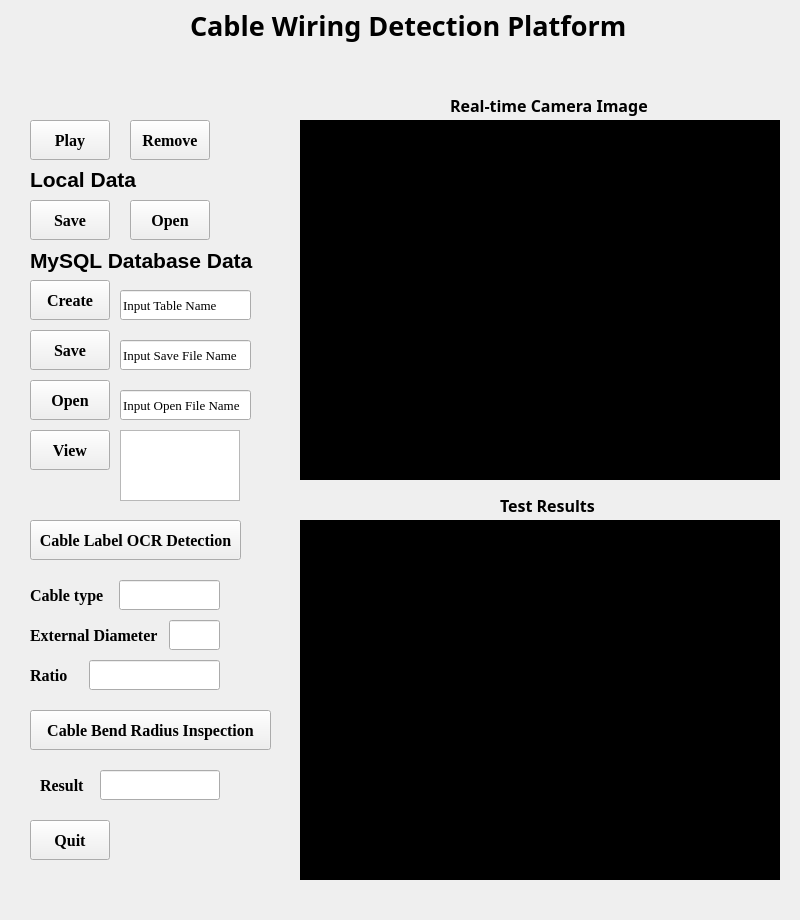
<?xml version="1.0" encoding="UTF-8"?>
<ui version="4.0">
 <class>MainWindow</class>
 <widget class="QMainWindow" name="MainWindow">
  <property name="geometry">
   <rect>
    <x>0</x>
    <y>0</y>
    <width>800</width>
    <height>920</height>
   </rect>
  </property>
  <property name="windowTitle">
   <string>MainWindow</string>
  </property>
  <property name="styleSheet">
   <string notr="true">border-color: rgb(0, 133, 199);</string>
  </property>
  <widget class="QWidget" name="centralwidget">
   <widget class="QLabel" name="Image_show">
    <property name="geometry">
     <rect>
      <x>300</x>
      <y>120</y>
      <width>480</width>
      <height>360</height>
     </rect>
    </property>
    <property name="styleSheet">
     <string notr="true">background-color: rgb(0, 0, 0);
font: 6pt &quot;微软雅黑&quot;;</string>
    </property>
    <property name="text">
     <string>Image Video</string>
    </property>
   </widget>
   <widget class="QPushButton" name="pushButton_play">
    <property name="geometry">
     <rect>
      <x>30</x>
      <y>120</y>
      <width>80</width>
      <height>40</height>
     </rect>
    </property>
    <property name="font">
     <font>
      <family>Times New Roman</family>
      <pointsize>12</pointsize>
      <weight>75</weight>
      <bold>true</bold>
     </font>
    </property>
    <property name="text">
     <string>Play</string>
    </property>
   </widget>
   <widget class="QPushButton" name="pushButton_ocr">
    <property name="geometry">
     <rect>
      <x>30</x>
      <y>520</y>
      <width>211</width>
      <height>40</height>
     </rect>
    </property>
    <property name="font">
     <font>
      <family>Times New Roman</family>
      <pointsize>12</pointsize>
      <weight>75</weight>
      <bold>true</bold>
     </font>
    </property>
    <property name="text">
     <string>Cable Label OCR Detection</string>
    </property>
   </widget>
   <widget class="QPushButton" name="pushButton_radius">
    <property name="geometry">
     <rect>
      <x>30</x>
      <y>710</y>
      <width>241</width>
      <height>40</height>
     </rect>
    </property>
    <property name="font">
     <font>
      <family>Times New Roman</family>
      <pointsize>12</pointsize>
      <weight>75</weight>
      <bold>true</bold>
     </font>
    </property>
    <property name="text">
     <string>Cable Bend Radius Inspection</string>
    </property>
   </widget>
   <widget class="QPushButton" name="pushButton_open_bendi">
    <property name="geometry">
     <rect>
      <x>130</x>
      <y>200</y>
      <width>80</width>
      <height>40</height>
     </rect>
    </property>
    <property name="font">
     <font>
      <family>Times New Roman</family>
      <pointsize>12</pointsize>
      <weight>75</weight>
      <bold>true</bold>
     </font>
    </property>
    <property name="text">
     <string>Open</string>
    </property>
   </widget>
   <widget class="QPushButton" name="pushButton_chakan">
    <property name="geometry">
     <rect>
      <x>30</x>
      <y>430</y>
      <width>80</width>
      <height>40</height>
     </rect>
    </property>
    <property name="font">
     <font>
      <family>Times New Roman</family>
      <pointsize>12</pointsize>
      <weight>75</weight>
      <bold>true</bold>
     </font>
    </property>
    <property name="text">
     <string>View</string>
    </property>
   </widget>
   <widget class="QPushButton" name="pushButton_save_bendi">
    <property name="geometry">
     <rect>
      <x>30</x>
      <y>200</y>
      <width>80</width>
      <height>40</height>
     </rect>
    </property>
    <property name="font">
     <font>
      <family>Times New Roman</family>
      <pointsize>12</pointsize>
      <weight>75</weight>
      <bold>true</bold>
     </font>
    </property>
    <property name="text">
     <string>Save</string>
    </property>
   </widget>
   <widget class="QLabel" name="image_jianche">
    <property name="geometry">
     <rect>
      <x>300</x>
      <y>520</y>
      <width>480</width>
      <height>360</height>
     </rect>
    </property>
    <property name="styleSheet">
     <string notr="true">background-color: rgb(0, 0, 0);</string>
    </property>
    <property name="text">
     <string>TextLabel</string>
    </property>
   </widget>
   <widget class="QLabel" name="label_jianche">
    <property name="geometry">
     <rect>
      <x>450</x>
      <y>90</y>
      <width>241</width>
      <height>31</height>
     </rect>
    </property>
    <property name="font">
     <font>
      <family>微软雅黑</family>
      <pointsize>12</pointsize>
      <weight>75</weight>
      <bold>true</bold>
     </font>
    </property>
    <property name="text">
     <string>Real-time Camera Image</string>
    </property>
   </widget>
   <widget class="QLabel" name="label_jieguo">
    <property name="geometry">
     <rect>
      <x>500</x>
      <y>490</y>
      <width>111</width>
      <height>31</height>
     </rect>
    </property>
    <property name="font">
     <font>
      <family>微软雅黑</family>
      <pointsize>12</pointsize>
      <weight>75</weight>
      <bold>true</bold>
      <kerning>true</kerning>
     </font>
    </property>
    <property name="text">
     <string>Test Results</string>
    </property>
   </widget>
   <widget class="QLabel" name="label_bendi">
    <property name="geometry">
     <rect>
      <x>30</x>
      <y>159</y>
      <width>151</width>
      <height>40</height>
     </rect>
    </property>
    <property name="font">
     <font>
      <pointsize>16</pointsize>
      <weight>75</weight>
      <bold>true</bold>
     </font>
    </property>
    <property name="text">
     <string>Local Data</string>
    </property>
   </widget>
   <widget class="QLabel" name="label_shujuku">
    <property name="geometry">
     <rect>
      <x>30</x>
      <y>240</y>
      <width>241</width>
      <height>40</height>
     </rect>
    </property>
    <property name="font">
     <font>
      <pointsize>16</pointsize>
      <weight>75</weight>
      <bold>true</bold>
     </font>
    </property>
    <property name="text">
     <string>MySQL Database Data</string>
    </property>
   </widget>
   <widget class="QPushButton" name="pushButton_xinjian_sj">
    <property name="geometry">
     <rect>
      <x>30</x>
      <y>280</y>
      <width>80</width>
      <height>40</height>
     </rect>
    </property>
    <property name="font">
     <font>
      <family>Times New Roman</family>
      <pointsize>12</pointsize>
      <weight>75</weight>
      <bold>true</bold>
     </font>
    </property>
    <property name="text">
     <string>Create</string>
    </property>
   </widget>
   <widget class="QPushButton" name="pushButton_save_sj">
    <property name="geometry">
     <rect>
      <x>30</x>
      <y>330</y>
      <width>80</width>
      <height>40</height>
     </rect>
    </property>
    <property name="font">
     <font>
      <family>Times New Roman</family>
      <pointsize>12</pointsize>
      <weight>75</weight>
      <bold>true</bold>
     </font>
    </property>
    <property name="text">
     <string>Save</string>
    </property>
   </widget>
   <widget class="QPushButton" name="pushButton_open_sj">
    <property name="geometry">
     <rect>
      <x>30</x>
      <y>380</y>
      <width>80</width>
      <height>40</height>
     </rect>
    </property>
    <property name="font">
     <font>
      <family>Times New Roman</family>
      <pointsize>12</pointsize>
      <weight>75</weight>
      <bold>true</bold>
     </font>
    </property>
    <property name="text">
     <string>Open</string>
    </property>
   </widget>
   <widget class="QLineEdit" name="lineEdit_sjbiao">
    <property name="geometry">
     <rect>
      <x>120</x>
      <y>290</y>
      <width>131</width>
      <height>30</height>
     </rect>
    </property>
    <property name="font">
     <font>
      <family>Times New Roman</family>
      <pointsize>10</pointsize>
      <weight>50</weight>
      <bold>false</bold>
     </font>
    </property>
    <property name="layoutDirection">
     <enum>Qt::LeftToRight</enum>
    </property>
    <property name="text">
     <string>Input Table Name</string>
    </property>
   </widget>
   <widget class="QLineEdit" name="lineEdit_save_name">
    <property name="geometry">
     <rect>
      <x>120</x>
      <y>340</y>
      <width>131</width>
      <height>30</height>
     </rect>
    </property>
    <property name="font">
     <font>
      <family>Times New Roman</family>
      <pointsize>10</pointsize>
      <weight>50</weight>
      <bold>false</bold>
     </font>
    </property>
    <property name="layoutDirection">
     <enum>Qt::LeftToRight</enum>
    </property>
    <property name="text">
     <string>Input Save File Name</string>
    </property>
   </widget>
   <widget class="QLineEdit" name="lineEdit_open_name">
    <property name="geometry">
     <rect>
      <x>120</x>
      <y>390</y>
      <width>131</width>
      <height>30</height>
     </rect>
    </property>
    <property name="font">
     <font>
      <family>Times New Roman</family>
      <pointsize>10</pointsize>
      <weight>50</weight>
      <bold>false</bold>
     </font>
    </property>
    <property name="layoutDirection">
     <enum>Qt::LeftToRight</enum>
    </property>
    <property name="text">
     <string>Input Open File Name</string>
    </property>
   </widget>
   <widget class="QLabel" name="label_xianxing">
    <property name="geometry">
     <rect>
      <x>30</x>
      <y>580</y>
      <width>91</width>
      <height>31</height>
     </rect>
    </property>
    <property name="font">
     <font>
      <family>Times New Roman</family>
      <pointsize>12</pointsize>
      <weight>75</weight>
      <bold>true</bold>
     </font>
    </property>
    <property name="text">
     <string>Cable type</string>
    </property>
   </widget>
   <widget class="QLabel" name="label_pingtai">
    <property name="geometry">
     <rect>
      <x>190</x>
      <y>0</y>
      <width>511</width>
      <height>51</height>
     </rect>
    </property>
    <property name="font">
     <font>
      <family>微软雅黑</family>
      <pointsize>20</pointsize>
      <weight>75</weight>
      <bold>true</bold>
     </font>
    </property>
    <property name="text">
     <string>Cable Wiring Detection Platform</string>
    </property>
   </widget>
   <widget class="QLabel" name="label_waijing">
    <property name="geometry">
     <rect>
      <x>30</x>
      <y>620</y>
      <width>151</width>
      <height>31</height>
     </rect>
    </property>
    <property name="font">
     <font>
      <family>Times New Roman</family>
      <pointsize>12</pointsize>
      <weight>75</weight>
      <bold>true</bold>
     </font>
    </property>
    <property name="text">
     <string>External Diameter</string>
    </property>
   </widget>
   <widget class="QLineEdit" name="lineEdit_xianxing">
    <property name="geometry">
     <rect>
      <x>119</x>
      <y>580</y>
      <width>101</width>
      <height>30</height>
     </rect>
    </property>
    <property name="font">
     <font>
      <pointsize>12</pointsize>
     </font>
    </property>
    <property name="text">
     <string/>
    </property>
   </widget>
   <widget class="QLineEdit" name="lineEdit_waijing">
    <property name="geometry">
     <rect>
      <x>169</x>
      <y>620</y>
      <width>51</width>
      <height>30</height>
     </rect>
    </property>
    <property name="font">
     <font>
      <pointsize>12</pointsize>
     </font>
    </property>
    <property name="text">
     <string/>
    </property>
   </widget>
   <widget class="QLabel" name="label_bilv">
    <property name="geometry">
     <rect>
      <x>30</x>
      <y>660</y>
      <width>81</width>
      <height>31</height>
     </rect>
    </property>
    <property name="font">
     <font>
      <family>Times New Roman</family>
      <pointsize>12</pointsize>
      <weight>75</weight>
      <bold>true</bold>
     </font>
    </property>
    <property name="text">
     <string>Ratio</string>
    </property>
   </widget>
   <widget class="QLineEdit" name="lineEdit_bilv">
    <property name="geometry">
     <rect>
      <x>89</x>
      <y>660</y>
      <width>131</width>
      <height>30</height>
     </rect>
    </property>
    <property name="font">
     <font>
      <pointsize>12</pointsize>
     </font>
    </property>
    <property name="text">
     <string/>
    </property>
   </widget>
   <widget class="QLineEdit" name="lineEdit_jieguo">
    <property name="geometry">
     <rect>
      <x>100</x>
      <y>770</y>
      <width>120</width>
      <height>30</height>
     </rect>
    </property>
    <property name="font">
     <font>
      <pointsize>12</pointsize>
     </font>
    </property>
    <property name="text">
     <string/>
    </property>
   </widget>
   <widget class="QLabel" name="label_zhewanjieguo">
    <property name="geometry">
     <rect>
      <x>40</x>
      <y>770</y>
      <width>71</width>
      <height>31</height>
     </rect>
    </property>
    <property name="font">
     <font>
      <family>Times New Roman</family>
      <pointsize>12</pointsize>
      <weight>75</weight>
      <bold>true</bold>
     </font>
    </property>
    <property name="text">
     <string>Result</string>
    </property>
   </widget>
   <widget class="QTableWidget" name="tableWidge_database">
    <property name="geometry">
     <rect>
      <x>120</x>
      <y>430</y>
      <width>120</width>
      <height>71</height>
     </rect>
    </property>
   </widget>
   <widget class="QPushButton" name="pushButton_remove">
    <property name="geometry">
     <rect>
      <x>130</x>
      <y>120</y>
      <width>80</width>
      <height>40</height>
     </rect>
    </property>
    <property name="font">
     <font>
      <family>Times New Roman</family>
      <pointsize>12</pointsize>
      <weight>75</weight>
      <bold>true</bold>
     </font>
    </property>
    <property name="text">
     <string>Remove</string>
    </property>
   </widget>
   <widget class="QPushButton" name="pushButton_quit">
    <property name="geometry">
     <rect>
      <x>30</x>
      <y>820</y>
      <width>80</width>
      <height>40</height>
     </rect>
    </property>
    <property name="font">
     <font>
      <family>Times New Roman</family>
      <pointsize>12</pointsize>
      <weight>75</weight>
      <bold>true</bold>
     </font>
    </property>
    <property name="text">
     <string>Quit</string>
    </property>
   </widget>
  </widget>
  <widget class="QMenuBar" name="menubar">
   <property name="geometry">
    <rect>
     <x>0</x>
     <y>0</y>
     <width>800</width>
     <height>23</height>
    </rect>
   </property>
  </widget>
  <widget class="QStatusBar" name="statusbar"/>
 </widget>
 <resources/>
 <connections/>
</ui>
